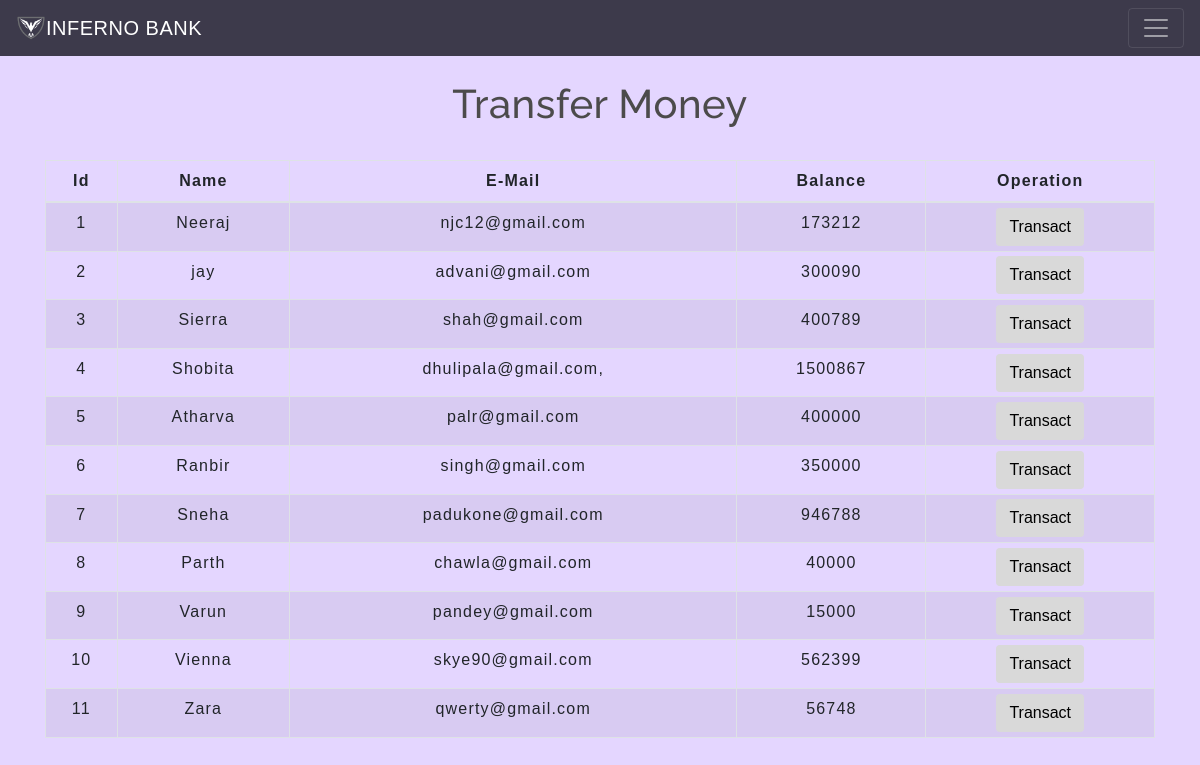
The app's page /transfermoney.php with its own data.
### tables this page shows
CREATE TABLE `users` (
  `id` int(3) NOT NULL,
  `name` text NOT NULL,
  `email` varchar(30) NOT NULL,
  `balance` int(8) NOT NULL
);

### transfermoney.php (the view, shortened to what this page needs)
<!DOCTYPE html>
<html lang="en">
<head>
    <link rel="stylesheet" href="https://maxcdn.bootstrapcdn.com/bootstrap/4.0.0/css/bootstrap.min.css">
    <link rel="stylesheet" type="text/css" href="css/table.css">
    <link rel="stylesheet" type="text/css" href="css/navbar.css">
</head>
<body>
<?php
    include 'config.php';
    $sql = "SELECT * FROM users";
    $result = mysqli_query($conn,$sql);
?>
<?php
  include 'navbar.php';
?>
<div class="container">
        <h2 class="text-center pt-4">Transfer Money</h2>
        <br>
            <div class="row">
                <div class="col">
                    <div class="table-responsive-sm">
                    <table class="table table-hover table-sm table-striped table-condensed table-bordered">
                        <thead>
                            <tr>
                            <th scope="col" class="text-center py-2">Id</th>
                            <th scope="col" class="text-center py-2">Name</th>
                            <th scope="col" class="text-center py-2">E-Mail</th>
                            <th scope="col" class="text-center py-2">Balance</th>
                            <th scope="col" class="text-center py-2">Operation</th>
                            </tr>
                        </thead>
                        <tbody>
                <?php
                    while($rows=mysqli_fetch_assoc($result)){
                ?>
                    <tr>
                        <td class="py-2"><?php echo $rows['id'] ?></td>
                        <td class="py-2"><?php echo $rows['name']?></td>
                        <td class="py-2"><?php echo $rows['email']?></td>
                        <td class="py-2"><?php echo $rows['balance']?></td>
                        <td><a href="selecteduserdetail.php?id= <?php echo $rows['id'] ;?>"> <button type="button" class="btn">Transact</button></a></td>
                    </tr>
                <?php
                    }
                ?>
                        </tbody>
                    </table>
                    </div>
                </div>
            </div>
         </div>
</body>
</html>

### navbar.php (shortened to what this page needs)
      <nav class="navbar navbar-dark" style="background-color: #3D3A4B ;">
      <a class="navbar-brand" href="index.php">
    <img src="img/logo.png"width="30" height="30" class="d-inline-block align-top" alt="">INFERNO BANK
  </a>
      <button class="navbar-toggler" type="button" data-toggle="collapse" data-target="#collapsibleNavbar">
        <span class="navbar-toggler-icon"></span>
      </button>
</head>
       </nav>

### css/table.css (style rules this page uses)
* { padding: 0; margin: 0; box-sizing: border-box; font-family: sans-serif; }
h2 { font-size: 40px; }
table { letter-spacing: 1.2px; }
td { text-align: center; }
button { border:none; background: #d9d9d9; transition: 1s; }

### css/navbar.css (style rules this page uses)
.navbar-brand { color: #4C4B4B; letter-spacing: 0.5px; }
h2 { color: #4C4B4B; letter-spacing: 0.5px; font-family: raleway; }

### transfermoney.php (style rules this page uses)
button { transition: 1.5s; }

### navbar.php (style rules this page uses)
body { background-color:#e4d6ff; }

### records on screen
users: id "1", name "Neeraj", email "njc12@gmail.com", balance "173212"
users: id "2", name "jay", email "advani@gmail.com", balance "300090"
users: id "3", name "Sierra", email "shah@gmail.com", balance "400789"
users: id "4", name "Shobita", email "dhulipala@gmail.com,", balance "1500867"
users: id "5", name "Atharva", email "palr@gmail.com", balance "400000"
users: id "6", name "Ranbir", email "singh@gmail.com", balance "350000"
users: id "7", name "Sneha", email "padukone@gmail.com", balance "946788"
users: id "8", name "Parth", email "chawla@gmail.com", balance "40000"
users: id "9", name "Varun", email "pandey@gmail.com", balance "15000"
users: id "10", name "Vienna", email "skye90@gmail.com", balance "562399"
users: id "11", name "Zara", email "qwerty@gmail.com", balance "56748"
